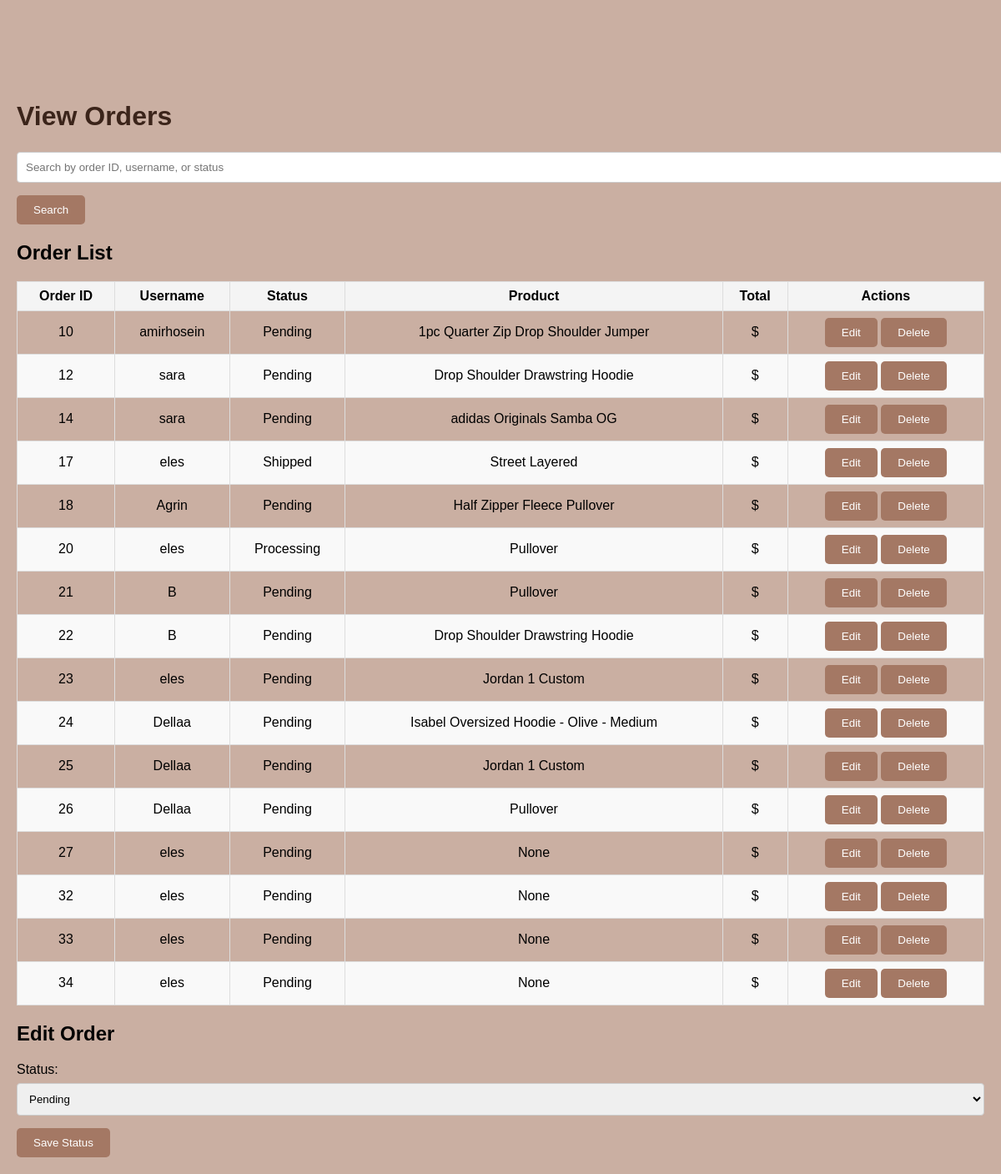
/view_orders, run on an earlier commit of the app's database.
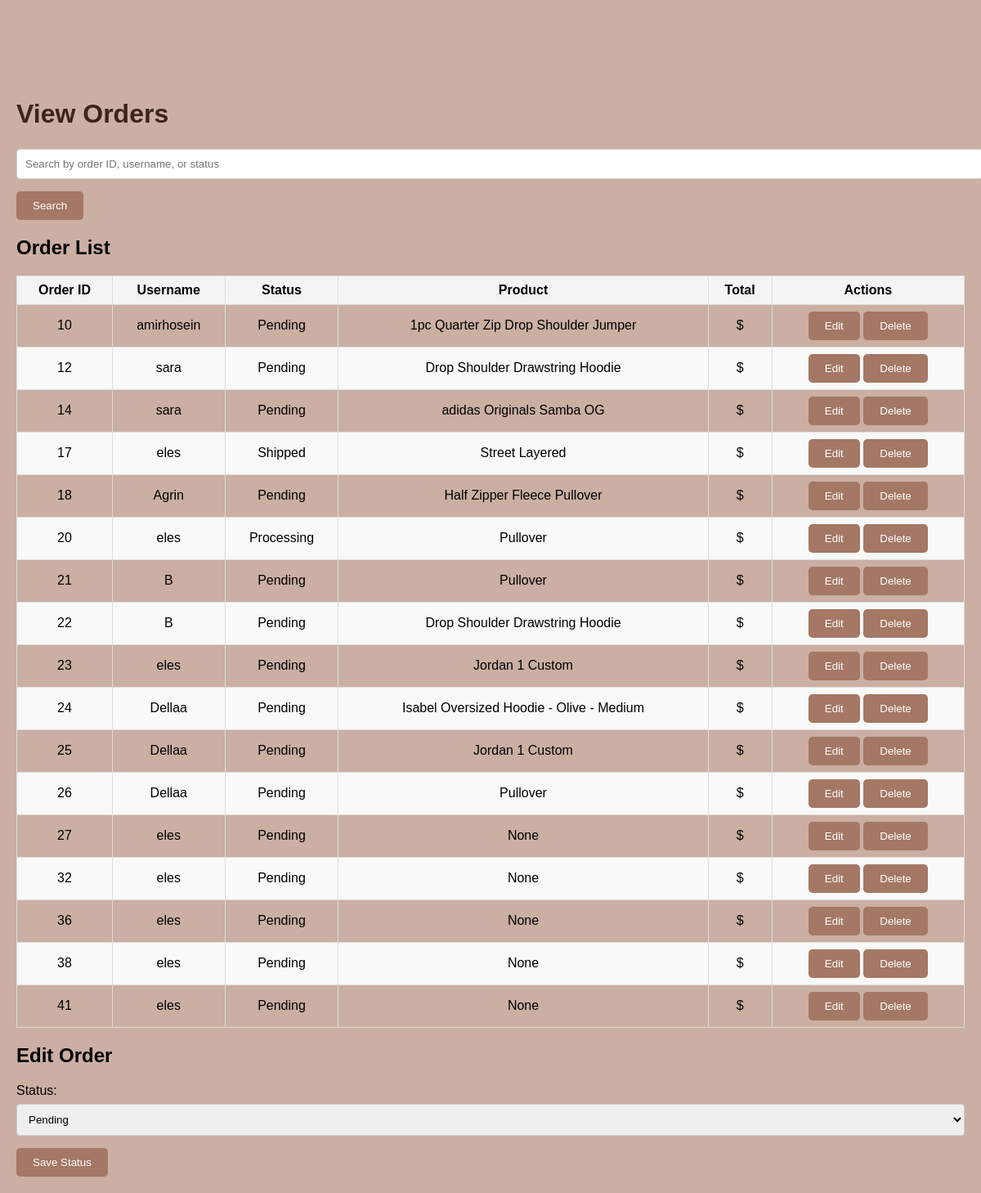
And on a later commit of the database.
### tables this page shows
CREATE TABLE "orders" (
    id INTEGER PRIMARY KEY AUTOINCREMENT,
    username TEXT NOT NULL,
    product_id INTEGER NOT NULL,
    status TEXT NOT NULL,
    total_price REAL NOT NULL, quantity INTEGER DEFAULT 1, product_name TEXT,
    FOREIGN KEY (product_id) REFERENCES products(id)
);

### app.py (the view, shortened to what this page needs)
@app.route('/view_orders', methods=['GET', 'POST'])
def view_orders():
    conn = get_db()
    cursor = conn.cursor()
    search_query = request.args.get('search', '')  # دریافت کوئری جستجو
    if search_query:
        cursor.execute('''
            SELECT * FROM orders
            WHERE order_id LIKE ? OR username LIKE ? OR status LIKE ?
        ''', (f'%{search_query}%', f'%{search_query}%', f'%{search_query}%'))
    else:
        cursor.execute('SELECT * FROM orders')
    orders = cursor.fetchall()
    return render_template('view_orders.html', orders=orders, search_query=search_query)

### app.py (called while the page is built)
def get_db():
    conn = sqlite3.connect(db)
    conn.row_factory = sqlite3.Row  # برای دسترسی به داده‌ها به صورت دیکشنری
    return conn

### templates/view_orders.html (shortened to what this page needs)
<!DOCTYPE html>
<html lang="en">
<head>
    <link rel="stylesheet" href="{{ url_for('static', filename='styles.css') }}">
</head>
<body>
    <h1>View Orders</h1>
    <div class="search-bar">
        <form method="GET" action="/view_orders">
            <input type="text" name="search" placeholder="Search by order ID, username, or status"
                value="{{ search_query }}">
            <button type="submit">Search</button>
        </form>
    </div>
    <div class="order-list">
        <h2>Order List</h2>
        <table>
            <thead>
                <tr>
                    <th>Order ID</th>
                    <th>Username</th>
                    <th>Status</th>
                    <th>Product</th>
                    <th>Total</th>
                    <th>Actions</th>
                </tr>
            </thead>
            <tbody>
                {% for order in orders %}
                <tr>
                    <td>{{ order['id'] }}</td>
                    <td>{{ order['username'] }}</td>
                    <td>{{ order['status'] }}</td>
                    <td>{{ order['product_name'] }}</td>
                    <td>${{ order['product_price'] }}</td>
                    <td>
                        <button onclick="editOrder('{{ order['order_id'] }}', '{{ order['status'] }}')" >Edit</button>
                        <button onclick="deleteOrder('{{ order['order_id'] }}')">Delete</button>
                    </td>
                </tr>
                {% endfor %}
            </tbody>
        </table>
    </div>
    <div class="order-actions">
        <h2>Edit Order</h2>
        <form method="POST" action="/view_orders">
            <label for="status">Status:</label>
            <select name="status" id="status">
                <option value="Pending">Pending</option>
            </select>
            <button type="submit">Save Status</button>
        </form>
    </div>
</body>
</html>

What changed in the data, as far as the page shows it:
removed orders: id "33", username "eles", status "Pending", product_name "None"
removed orders: id "34", username "eles", status "Pending", product_name "None"
added orders: id "36", username "eles", status "Pending", product_name "None"
added orders: id "38", username "eles", status "Pending", product_name "None"
added orders: id "41", username "eles", status "Pending", product_name "None"
